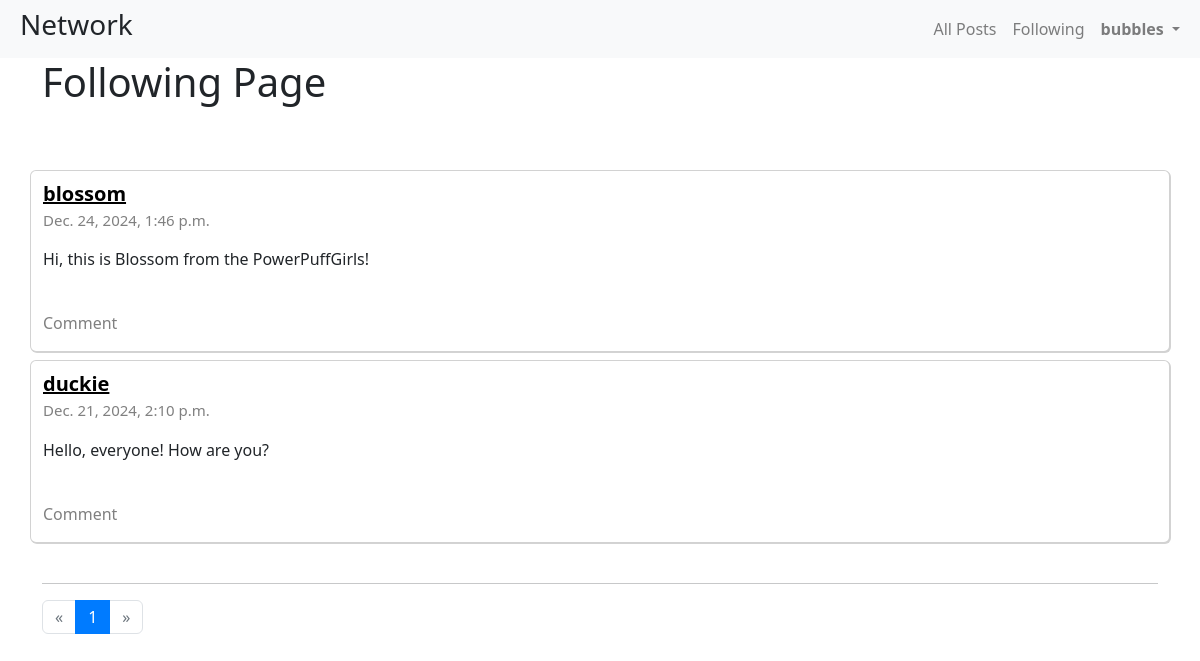
The app's page /following (signed in) with its own data.
### network/models.py (models this page shows, shortened)
class User(AbstractUser):
    pass

class Post(models.Model) :
    post = models.TextField()
    author = models.ForeignKey(User, on_delete=models.CASCADE,related_name="posts", default=0)
    date_posted = models.DateTimeField(auto_now_add=True)
    like_count = models.IntegerField(default=0)
    objects = CreatePost()

### network/views.py (the view)
# urls.py: path("following", views.following_page, name="following-page"),
@login_required
def following_page(request):
    MyFollowing = Follow.objects.filter(user=request.user.id, follow=True)
    following_post = []
    for i in MyFollowing:
        post = Post.objects.get(author = i.account.id)
        following_post.append(post)
        following_post.sort(key=lambda post: post.date_posted, reverse=True)
    paginator = Paginator(following_post, 10)
    page_number = request.GET.get('page')
    page_obj = paginator.get_page(page_number)
    return render(request,'network/following_page.html', {
        'page_obj': page_obj,
    })

### network/templates/network/following_page.html (shortened to what this page needs)
{% extends "network/layout.html" %}
{% load static %}
{% block body %}
<div class="container">
   <h1>Following Page</h1>
    <br><br>
    <div class="row">
    {% for p in page_obj %}
            <div class="card">
                <div class="post-view" data-id="{{p.id}}">
                    <a href="{% url 'profile' p.id %}" style="font-size: 20px; color:black"><strong>{{p.author.username}}</strong></a>
                    <p class="date">{{p.date_posted}}</p>
                    <p>{{p.post}}</p>
                    {% if user.is_authenticated %}
                    <div style="display:inline-flex">
                        </div>
                    {% else %}
                    <div style="display:inline-flex">
                        <button class="btn like-btn disabled" id="like"><i class="fa-regular fa-heart"></i></button>
                            <p id="count-{{p.id}}" class="ms-2"></p>
                        </div>
                    {% endif %}
                    <p style="color:grey">Comment</p>
                </div>
            </div>
{% empty %}
<h4 style="text-align: center";>No posts yet</h4>
    {% endfor %}
</div>
<br>
 <hr>
    <nav aria-label="Page navigation">
        <ul class="pagination">
            {% if page_obj.has_previous %}
          <li class="page-item">
            <a class="page-link" href="?page={{ page_obj.previous_page_number }}" aria-label="Previous">
              <span aria-hidden="true">&laquo;</span>
            </a>
          </li>
          {% else %}
          <li class="page-item disabled">
            <span class="page-link" aria-hidden="true">&laquo;</span>
          </li>
          {% endif %}
          {% for i in page_obj.paginator.page_range %}
            {% if page_obj.number == i %}
          <li class="page-item active" aria-current="page">
            <a class="page-link" href="">{{i}}</a>
            </li>
            {% else %}
            <li class="page-item" aria-current="page">
                <a class="page-link" href="?page={{i}}">{{i}}</a>
            {% endif %}
            {% endfor %}
            {% if page_obj.has_next %}
            <li class="page-item">
            <a class="page-link" href="?page={{ page_obj.next_page_number }}" aria-label="Next">
              <span aria-hidden="true">&raquo;</span>
            </a>
          </li>
          {% else %}
          <li class="page-item disabled">
            <span class="page-link" aria-hidden="true">&raquo;</span>
        </li>
        {% endif %}
        </ul>
      </nav>
</div>
{% endblock %}

### network/templates/network/layout.html (shortened to what this page needs)
{% load static %}
<!DOCTYPE html>
<html lang="en">
    <head>
        <link rel="stylesheet" href="https://stackpath.bootstrapcdn.com/bootstrap/4.4.1/css/bootstrap.min.css">
        <link rel="stylesheet" href="https://cdnjs.cloudflare.com/ajax/libs/font-awesome/6.5.1/css/all.min.css" />
        <link href="https://cdn.jsdelivr.net/npm/bootstrap@5.3.2/dist/css/bootstrap.min.css" rel="stylesheet">
        <link href="{% static 'network/styles.css' %}" rel="stylesheet">
    </head>
    <body>
        <nav class="navbar navbar-expand-lg navbar-light bg-light">
            <div class="container-fluid">
            <h3 class="ms-2"> Network</h3>
            <div class="collapse navbar-collapse" id="navbarSupportedContent">
                <ul class="navbar-nav ms-auto mb-2 mb-lg-0">
                    <li class="nav-item">
                        <a class="nav-link" href="{% url 'index' %}">All Posts</a>
                    </li>
                    {% if user.is_authenticated %}
                    <li class="nav-item">
                        <a class="nav-link" href="{% url 'following-page' %}">Following</a></li>
                        <div class="collapse navbar-collapse" id="navbarNavLightDropdown">
                            <li class="nav-item dropdown">
                                <a class="nav-link dropdown-toggle profile-nav" href="#" role="button" data-bs-toggle="dropdown" aria-expanded="false" data-id={{user.id}}>
                                    <strong>{{ user.username }}</strong>
                                </a>
                            </li>
                        </div>
                    {% endif %}
                </ul>
            </div>
            </div>
          </nav>
        <div class="body">
            {% block body %}
            {% endblock %}
        </div>
    </body>
</html>

### network/static/network/styles.css (style rules this page uses)
.date { color: gray !important; font-size: 15px; }
.card { padding-top: 8px !important; box-shadow: 1px 1px 0px 0px lightgray; margin-top: 8px; width: 100% }

### records on screen
User: username "bubbles"
Post: author.username "blossom", date_posted "Dec. 24, 2024, 1:46 p.m.", post "Hi, this is Blossom from the PowerPuffGirls!"
Post: author.username "duckie", date_posted "Dec. 21, 2024, 2:10 p.m.", post "Hello, everyone! How are you?"

### other values on screen
{{ i }} "1"
